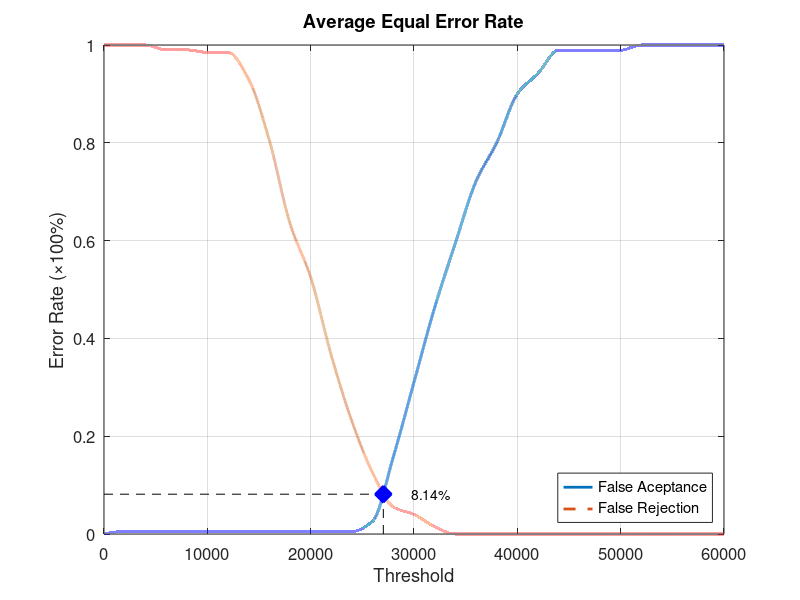
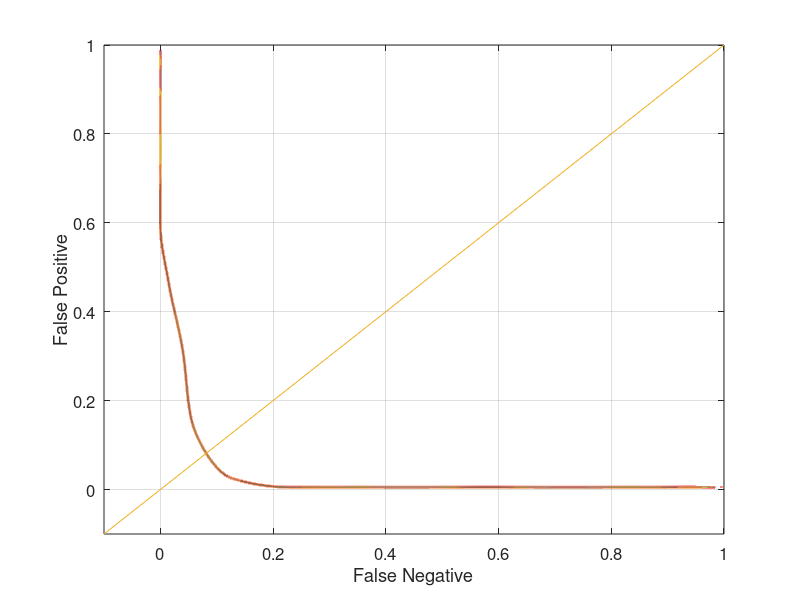

Reproduce these figures in MATLAB, in order.
function yEER = Database5_1
close all;
clear;
clc;
x = 0:2000:60000;
xq = 0:0.5:60000;

y0 = [0 0.00526316 0.00526316 0.00526316 0.00526316 0.00526316 0.00526316 0.00526316 0.00526316 0.00526316 0.00526316 0.00526316 0.00526316 0.0263158 0.157895 0.310526 0.463158 0.594737 0.721053 0.8 0.9 0.942105 0.989474 0.989474 0.989474 0.989474 1 1 1 1 1];
yy0 = interp1(x, y0, xq, 'pchip');
y1 = [1 1 1 0.99 0.99 0.985 0.985 0.93 0.805 0.635 0.525 0.365 0.23 0.125 0.055 0.04 0.015 0 0 0 0 0 0 0 0 0 0 0 0 0 0];
yy1 = interp1(x, y1, xq, 'pchip');

% Calculating EER: 
y2 = abs(y0 - y1);
find(y2 == min(y2))
yy2 = abs(yy0 - yy1);
xEER = find(yy2 == min(yy2));
xEERIndex = xq(xEER) % X-axis EER
yEER = yy0(xEER) % Y-axis EER

main = figure
plot(xq, yy0,'-','LineWidth', 2);	hold on
plot(xq, yy1,'--','LineWidth', 2);	hold on
plot([xEERIndex xEERIndex], [0 yEER], 'k--');	hold on
plot([0 xEERIndex], [yEER yEER], 'k--');	hold on
plot(xEERIndex, yEER, 'bx', 'LineWidth', 10);	hold on
text(xEERIndex + 10 * xEERIndex / 100, yEER, [num2str(round((10000 * yEER)) / 100) '%'])
legend('False Aceptance', 'False Rejection', 'Location', 'SouthEast')
xlabel('Threshold')
ylabel('Error Rate (\times100%)')
title('Average Equal Error Rate')
set(gca, 'FontSize', 12)
axis([0 60000 0 1])
grid on

print(main, 'Database5_1Main', '-dpng');
FNRxFPR = figure('Color', [1 1 1]);
plot(yy1, yy0, '-', yy1, yy0, 'LineWidth', 2);
hold on
y = -0.1:0.1:1
plot(y, y); 
set(gca, 'FontSize', 12)
xlabel('False Negative')
ylabel('False Positive')
axis([-0.1 1 -0.1 1])
set(gca, 'FontSize', 12)
grid on

print(FNRxFPR, 'Database5_1FNRxFPR','-dpng');
end
